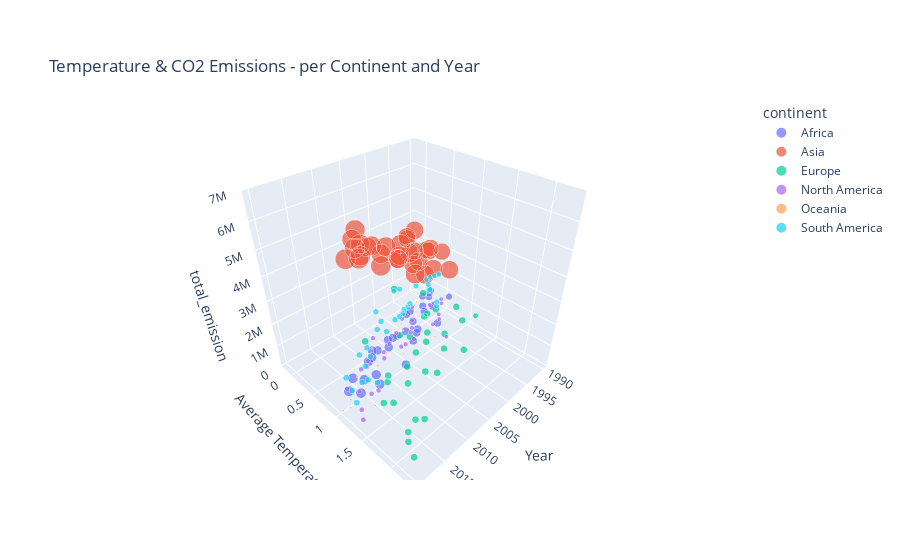

Notebook source saved alongside this figure:
### Code cell
fig = px.scatter_3d(df.groupby(["continent","Year"])\
                    .agg({"total_emission":"sum", 
                          "Average Temperature °C":"mean", 
                          "pop_tot":"sum"}).reset_index(),
                          z = "total_emission", 
                          y = "Average Temperature °C", 
                          x = "Year",
                          color="continent",
                          size = "pop_tot",
                           title = "<br> Temperature & CO2 Emissions - per Continent and Year")
fig.show()
